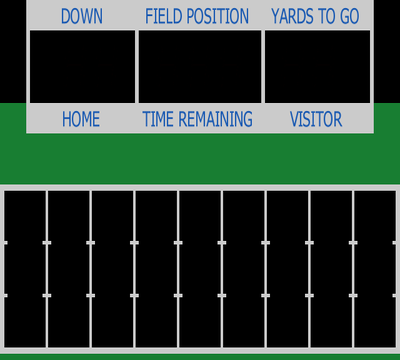
#> input picture assets/bezel/overlay_400x360.png, 400 x 360 px
$ python gen_label_bitmap.py
#> lines starting #> are read from the running program, lines starting #| are printed output that depends on the picture
#!/usr/bin/env python3
"""Generates src/label_bitmap.mem and src/label_palette.mem from the
bezel overlay art. Run manually when the overlay art changes; outputs are
committed (same pattern as tools/reverse_rbf.py's build outputs)."""
import sys
from pathlib import Path

from PIL import Image

REPO_ROOT = Path(__file__).resolve().parent.parent
SRC_PNG = REPO_ROOT / "assets" / "bezel" / "overlay_400x360.png"
OUT_BITMAP = REPO_ROOT / "src" / "label_bitmap.mem"
OUT_PALETTE = REPO_ROOT / "src" / "label_palette.mem"

# Label bar bands, measured from the overlay (see
# docs/superpowers/specs/2026-07-26-bezel-overlay-design.md "Measured
# geometry"): bar 1 y 0-28 (29 rows), bar 2 y 103-131 (29 rows). Unaffected
# by the 502->400 width revert (only x-axis geometry scales with width;
# the source height scale factor, 402->360, was unchanged throughout).
BAR1_Y0, BAR1_Y1 = 0, 28
BAR2_Y0, BAR2_Y1 = 103, 131
WIDTH = 400


def main():
    im = Image.open(SRC_PNG).convert("RGB")
#> im is the input picture: PIL image 400x360 RGB; mean R, G, B 47.1, 65.5, 53.9
    if im.size != (400, 360):
        sys.exit(f"expected 400x360, got {im.size}")

    bar1 = im.crop((0, BAR1_Y0, WIDTH, BAR1_Y1 + 1))
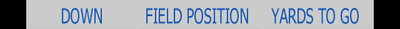
#> bar1: PIL image 400x29 RGB; mean R, G, B 158.1, 164.7, 173.7
    bar2 = im.crop((0, BAR2_Y0, WIDTH, BAR2_Y1 + 1))
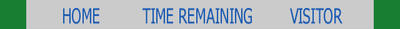
#> bar2: PIL image 400x29 RGB; mean R, G, B 162.7, 182.2, 180.5
    combined = Image.new("RGB", (WIDTH, bar1.height + bar2.height))
#> combined: PIL image 400x58 RGB; every value is 0
    combined.paste(bar1, (0, 0))
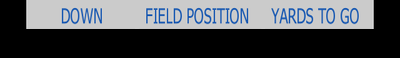
#> combined: PIL image 400x58 RGB; mean R, G, B 79.1, 82.3, 86.9
    combined.paste(bar2, (0, bar1.height))
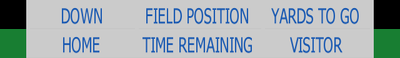
#> combined: PIL image 400x58 RGB; mean R, G, B 160.4, 173.4, 177.1

    quantized = combined.quantize(colors=16, method=Image.MEDIANCUT)
    palette_bytes = quantized.getpalette()[: 16 * 3]
#> palette_bytes = 48 values, max 217 at index 0, min 0 at index 45, mean 158.5

    with open(OUT_PALETTE, "w") as f:
        for i in range(16):
            r, g, b = palette_bytes[i * 3 : i * 3 + 3]
            f.write(f"{(r << 16) | (g << 8) | b:06x}\n")
#> this loop made 16 passes
#> (r, g, b) on passes 1 to 12: (217, 213, 206), (209, 207, 205), (205, 204, 203), (204, 203, 203), (203, 203, 204), (203, 203, 203), (202, 203, 203), (202, 202, 203), (199, 201, 200), (188, 193, 200), (124, 153, 184), (24, 126, 50)

    pixels = quantized.load()
    with open(OUT_BITMAP, "w") as f:
        for y in range(quantized.height):
            for x in range(WIDTH):
                f.write(f"{pixels[x, y]:x}\n")

    print(f"wrote {OUT_BITMAP} ({WIDTH * quantized.height} pixels)")
#| wrote src/label_bitmap.mem (23200 pixels)
    print(f"wrote {OUT_PALETTE} (16 colors)")


if __name__ == "__main__":
    main()
